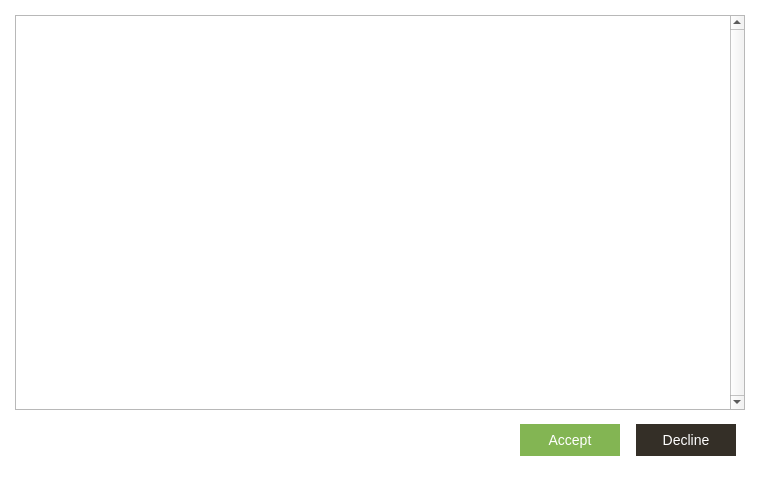
<?xml version="1.0" encoding="UTF-8"?>
<ui version="4.0">
 <class>EULADialog</class>
 <widget class="QDialog" name="EULADialog">
  <property name="geometry">
   <rect>
    <x>0</x>
    <y>0</y>
    <width>760</width>
    <height>480</height>
   </rect>
  </property>
  <property name="minimumSize">
   <size>
    <width>760</width>
    <height>480</height>
   </size>
  </property>
  <property name="windowTitle">
   <string>EULA</string>
  </property>
  <property name="styleSheet">
   <string notr="true">QWidget#mainWidget,#textBox
{
	background-color: #fff;
}

QPushButton
{
	border: none;
	color: #fff;
	font-size: 14px;
}

QPushButton#acceptButton
{
	background-color: #83b553;
}

QPushButton#rejectButton
{
	background-color: #342f27;
}

QLabel
{
	color: #626262;
	font-size: 18px;
}

QLabel#description
{
	font-size: 14px;
}
</string>
  </property>
  <layout class="QVBoxLayout" name="verticalLayout">
   <property name="spacing">
    <number>0</number>
   </property>
   <property name="leftMargin">
    <number>0</number>
   </property>
   <property name="topMargin">
    <number>0</number>
   </property>
   <property name="rightMargin">
    <number>0</number>
   </property>
   <property name="bottomMargin">
    <number>0</number>
   </property>
   <item>
    <widget class="QWidget" name="mainWidget" native="true">
     <layout class="QVBoxLayout" name="verticalLayout_3">
      <property name="spacing">
       <number>5</number>
      </property>
      <property name="leftMargin">
       <number>15</number>
      </property>
      <property name="topMargin">
       <number>15</number>
      </property>
      <property name="rightMargin">
       <number>15</number>
      </property>
      <property name="bottomMargin">
       <number>15</number>
      </property>
      <item>
       <widget class="QTextBrowser" name="textBrowser">
        <property name="styleSheet">
         <string notr="true">QScrollBar:vertical
{
	border: none;s
	background: #eee;
	width: 26px;
	margin-left: 10px;
	margin-right: 10px;
	margin-top: 10px;
	margin-bottom: 10px;
}

QScrollBar::handle:vertical
{
	border-radius: 3px;
	background: #ccc;
	min-height: 340px;
}

QScrollBar::add-line:vertical
{
	border: none;
	height: 0px;
	subcontrol-position: bottom;
	subcontrol-origin: margin;
}

QScrollBar::sub-line:vertical
{
	border: none;
	height: 0px;
	subcontrol-position: top;
	subcontrol-origin: margin;
}

QScrollBar::up-arrow:vertical, QScrollBar::down-arrow:vertical
{
	border: none;
	width: 0px;
	height: 0px;
	background: none;
}

QScrollBar::add-page:vertical, QScrollBar::sub-page:vertical
{
	border: none;
}
</string>
        </property>
        <property name="verticalScrollBarPolicy">
         <enum>Qt::ScrollBarAlwaysOn</enum>
        </property>
        <property name="horizontalScrollBarPolicy">
         <enum>Qt::ScrollBarAlwaysOff</enum>
        </property>
       </widget>
      </item>
      <item>
       <widget class="QWidget" name="buttonsWidget" native="true">
        <layout class="QHBoxLayout" name="horizontalLayout_3" stretch="2,0">
         <property name="spacing">
          <number>0</number>
         </property>
         <item>
          <spacer name="horizontalSpacer">
           <property name="orientation">
            <enum>Qt::Horizontal</enum>
           </property>
           <property name="sizeType">
            <enum>QSizePolicy::Expanding</enum>
           </property>
           <property name="sizeHint" stdset="0">
            <size>
             <width>40</width>
             <height>20</height>
            </size>
           </property>
          </spacer>
         </item>
         <item>
          <widget class="QWidget" name="widget" native="true">
           <layout class="QHBoxLayout" name="horizontalLayout_2">
            <property name="spacing">
             <number>16</number>
            </property>
            <property name="leftMargin">
             <number>0</number>
            </property>
            <property name="topMargin">
             <number>0</number>
            </property>
            <property name="rightMargin">
             <number>0</number>
            </property>
            <property name="bottomMargin">
             <number>0</number>
            </property>
            <item>
             <widget class="QPushButton" name="acceptButton">
              <property name="minimumSize">
               <size>
                <width>100</width>
                <height>32</height>
               </size>
              </property>
              <property name="maximumSize">
               <size>
                <width>100</width>
                <height>32</height>
               </size>
              </property>
              <property name="text">
               <string>Accept</string>
              </property>
             </widget>
            </item>
            <item>
             <widget class="QPushButton" name="rejectButton">
              <property name="minimumSize">
               <size>
                <width>100</width>
                <height>32</height>
               </size>
              </property>
              <property name="maximumSize">
               <size>
                <width>100</width>
                <height>32</height>
               </size>
              </property>
              <property name="text">
               <string>Decline</string>
              </property>
             </widget>
            </item>
           </layout>
          </widget>
         </item>
        </layout>
       </widget>
      </item>
     </layout>
    </widget>
   </item>
  </layout>
 </widget>
 <resources>
  <include location="resources.qrc"/>
 </resources>
 <connections/>
</ui>
